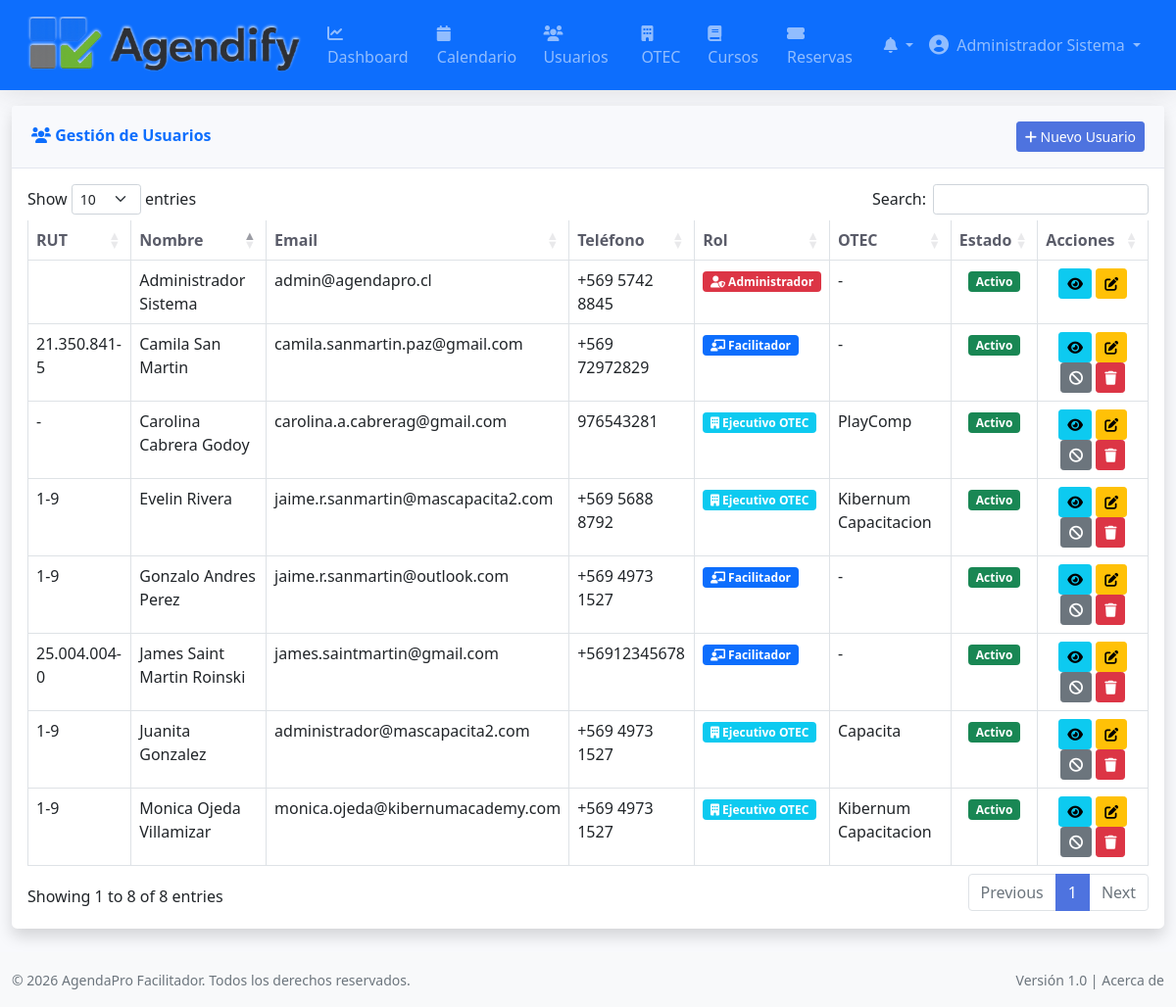
/users (signed in), run on the app's committed database.
### tables this page shows
CREATE TABLE `users` (
  `id` int UNSIGNED NOT NULL,
  `nombre` varchar(100) NOT NULL,
  `email` varchar(100) NOT NULL,
  `password` varchar(255) NOT NULL,
  `rol` enum('facilitador','ejecutivo','administrador') NOT NULL DEFAULT 'ejecutivo',
  `otec_id` int UNSIGNED DEFAULT NULL,
  `telefono` varchar(20) DEFAULT NULL,
  `avatar` varchar(255) DEFAULT NULL,
  `activo` tinyint(1) DEFAULT '1',
  `created_by` int DEFAULT NULL,
  `rut` varchar(15) DEFAULT NULL,
  `last_login` datetime DEFAULT NULL,
  `reset_token` varchar(255) DEFAULT NULL,
  `reset_expires` datetime DEFAULT NULL,
  `created_at` timestamp NULL DEFAULT CURRENT_TIMESTAMP,
  `updated_at` timestamp NULL DEFAULT CURRENT_TIMESTAMP ON UPDATE CURRENT_TIMESTAMP
);

CREATE TABLE `otec` (
  `id` int UNSIGNED NOT NULL,
  `nombre` varchar(150) NOT NULL,
  `rut` varchar(12) NOT NULL,
  `direccion` text,
  `contacto` varchar(100) DEFAULT NULL,
  `telefono` varchar(20) DEFAULT NULL,
  `email` varchar(100) NOT NULL,
  `activo` tinyint(1) DEFAULT '1',
  `imagen_otec` varchar(255) DEFAULT NULL,
  `created_by` int DEFAULT NULL,
  `created_at` timestamp NULL DEFAULT CURRENT_TIMESTAMP,
  `updated_at` timestamp NULL DEFAULT CURRENT_TIMESTAMP ON UPDATE CURRENT_TIMESTAMP
);

### controllers/UserController.php (called while the page is built, shortened)
<?php
require_once 'models/User.php';
class UserController extends Controller {
    public function index() {
        $userModel = new User();
        if (Auth::isAdministrador()) {
            $users = $userModel->getAllUsersAdmin();
        } elseif (Auth::isFacilitador()) {
            $users = $userModel->getEjecutivosByFacilitador($_SESSION['user_id']);
        } else {
            $this->redirect(BASE_URL . '/dashboard/ejecutivo?error=unauthorized');
            return;
        }
        $this->view('users/index', [
            'users' => $users,
            'title' => 'Gestión de Usuarios'
        ]);
    }
}
?>

### index.php (called while the page is built, shortened)
<?php
require_once __DIR__ . '/helpers/Session.php';
$router = new Router();
$router->add('auth/login', 'AuthController', 'login');
$router->add('auth/logout', 'AuthController', 'logout');
$router->add('auth/recover', 'AuthController', 'recover');
$router->add('auth/reset', 'AuthController', 'reset');
$router->add('auth/solicitar_registro', 'AuthController', 'solicitar_registro');
$router->add('auth/procesar_solicitud', 'AuthController', 'procesar_solicitud');
$router->add('dashboard', 'DashboardController', 'goToDashboard');
$router->add('dashboard/facilitador', 'DashboardController', 'facilitator');
$router->add('dashboard/ejecutivo', 'DashboardController', 'executive');
$router->add('dashboard/admin', 'DashboardController', 'admin');
$router->add('calendar', 'CalendarController', 'index');
$router->add('calendar/getEvents', 'CalendarController', 'getEvents');
$router->add('otec', 'OtecController', 'index');
$router->add('otec/create', 'OtecController', 'create');
$router->add('otec/edit', 'OtecController', 'edit');
$router->add('otec/details', 'OtecController', 'details');
$router->add('otec/delete', 'OtecController', 'delete');
$router->add('otec/toggleStatus', 'OtecController', 'toggleStatus');
$router->add('otec/verificarRut', 'OtecController', 'verificarRut');
$router->add('users', 'UserController', 'index');
$router->add('users/create', 'UserController', 'create');
$router->add('users/edit', 'UserController', 'edit');
$router->add('users/details', 'UserController', 'details');
$router->add('users/delete', 'UserController', 'delete');
$router->add('users/toggleStatus', 'UserController', 'toggleStatus');
$router->add('users/verificarEmail', 'UserController', 'verificarEmail');
$router->add('courses', 'CourseController', 'index');
$router->add('courses/create', 'CourseController', 'create');
$router->add('courses/edit', 'CourseController', 'edit');
$router->add('courses/details', 'CourseController', 'details');
$router->add('courses/delete', 'CourseController', 'delete');
$router->add('courses/toggleStatus', 'CourseController', 'toggleStatus');
$router->add('courses/public', 'CourseController', 'publicCatalog');
$router->add('bookings', 'BookingController', 'index');
$router->add('bookings/create', 'BookingController', 'create');
$router->add('bookings/edit', 'BookingController', 'edit');
$router->add('bookings/details', 'BookingController', 'details');
$router->add('bookings/delete', 'BookingController', 'delete');
$router->add('bookings/updateStatus', 'BookingController', 'updateStatus');
$router->add('bookings/registrarAsistencia', 'BookingController', 'registrarAsistencia');
$router->add('availability', 'AvailabilityController', 'index');
$router->add('availability/create', 'AvailabilityController', 'create');
$router->add('availability/edit', 'AvailabilityController', 'edit');
$router->add('availability/delete', 'AvailabilityController', 'delete');
$router->add('availability/weekly', 'AvailabilityController', 'weekly');
$router->add('reports', 'ReportController', 'dashboard');
$router->add('reports/dashboard', 'ReportController', 'dashboard');
$router->add('auth/profile', 'AuthController', 'profile');
$router->add('auth/change-password', 'AuthController', 'changePassword');
$router->add('api/courses', 'ApiController', 'courses');
$router->add('api/availability', 'ApiController', 'availability');
$router->add('api/create-booking', 'ApiController', 'createBooking');
$router->add('notifications', 'NotificationController', 'index');
$router->add('notifications/unread', 'NotificationController', 'unread');
$router->add('notifications/markRead', 'NotificationController', 'markRead');
$router->add('notifications/markAllRead', 'NotificationController', 'markAllRead');
$router->add('auth/solicitudes_pendientes', 'AuthController', 'solicitudes_pendientes');
$router->add('auth/aprobar_solicitud', 'AuthController', 'aprobar_solicitud');
$router->add('auth/rechazar_solicitud', 'AuthController', 'rechazar_solicitud');
$url = $_GET['url'] ?? 'auth/login';
$router->dispatch($url);
?>

### helpers/Session.php (called while the page is built, shortened)
<?php
class Session {
    public static function isAdministrador() {
        return isset($_SESSION['user_rol']) && $_SESSION['user_rol'] === 'administrador';
    }
}
?>

### core/Model.php (called while the page is built, shortened)
<?php
abstract class Model {
    public function __construct() {
        require_once __DIR__ . '/../config/database.php';
        $database = new Database();
        $this->db = $database->getConnection();
    }
}
?>

### config/database.php (called while the page is built, shortened)
<?php
class Database {
    private $host = 'localhost';
    private $db_name = 'mascapa2_agendapro_db';
    private $username = 'mascapa2_agenda';
    private $password = '@.JsmR_0613.#';
    public function getConnection() {
        $this->conn = null;
        try {
            $this->conn = new PDO(
                "mysql:host=" . $this->host . ";dbname=" . $this->db_name . ";charset=utf8mb4",
                $this->username,
                $this->password,
                array(
                    PDO::ATTR_ERRMODE => PDO::ERRMODE_EXCEPTION,
                    PDO::ATTR_DEFAULT_FETCH_MODE => PDO::FETCH_ASSOC,
                    PDO::MYSQL_ATTR_INIT_COMMAND => "SET NAMES utf8mb4 COLLATE utf8mb4_unicode_ci"
                )
            );
        } catch(PDOException $exception) {
            error_log("Error de conexion: " . $exception->getMessage());
            die("Error de conexion a la base de datos.");
        }
        return $this->conn;
    }
}
?>

### models/User.php (called while the page is built, shortened)
<?php
require_once 'core/Model.php';
class User extends Model {
    protected $table = 'users';
    public function getAllUsersAdmin() {
        $query = "SELECT u.*, o.nombre as otec_nombre
                  FROM " . $this->table . " u
                  LEFT JOIN otec o ON u.otec_id = o.id
                  ORDER BY u.nombre";
        $stmt = $this->db->prepare($query);
        $stmt->execute();
        return $stmt->fetchAll(PDO::FETCH_ASSOC);
    }
}
?>

### views/users/index.php (the view, shortened to what this page needs)
<?php require_once 'views/layouts/header.php'; ?>
<div class="container-fluid">
    <div class="row">
        <div class="col-12">
            <div class="card shadow mb-4">
                <div class="card-header py-3 d-flex justify-content-between align-items-center flex-wrap">
                    <h6 class="m-0 font-weight-bold text-primary">
                        <i class="fas fa-users"></i>
                        <?php echo Session::isAdministrador() ? 'Gestión de Usuarios' : 'Mis Ejecutivos'; ?>
                    </h6>
                    <a href="<?php echo BASE_URL; ?>/users/create" class="btn btn-primary btn-sm">
                        <i class="fas fa-plus"></i>
                        <?php echo Session::isAdministrador() ? 'Nuevo Usuario' : 'Asociar Ejecutivo'; ?>
                    </a>
                </div>
                <div class="card-body">
                    <?php if (empty($users)): ?>
                        <div class="text-center py-5">
                            <i class="fas fa-users fa-4x text-gray-300 mb-3"></i>
                            <p class="text-muted">
                                <?php echo Session::isAdministrador() ? 'No hay usuarios registrados.' : 'No tienes ejecutivos asociados.'; ?>
                            </p>
                            <a href="<?php echo BASE_URL; ?>/users/create" class="btn btn-primary btn-sm">
                                <i class="fas fa-plus"></i>
                                <?php echo Session::isAdministrador() ? 'Crear primer usuario' : 'Asociar ejecutivo'; ?>
                            </a>
                        </div>
                    <?php else: ?>
                        <div class="table-responsive">
                            <table class="table table-bordered table-hover" id="dataTable" width="100%" cellspacing="0">
                                <thead>
                                    <tr>
                                        <th>RUT</th>
                                        <th>Nombre</th>
                                        <th>Email</th>
                                        <th>Teléfono</th>
                                        <th>Rol</th>
                                        <th>OTEC</th>
                                        <th>Estado</th>
                                        <th>Acciones</th>
                                    </tr>
                                </thead>
                                <tbody>
                                    <?php foreach ($users as $user): ?>
                                        <tr>
                                            <td><?php echo htmlspecialchars($user['rut'] ?? '-'); ?></div>
                                          </div>
                                            <td><?php echo htmlspecialchars($user['nombre']); ?></div>
                                          </div>
                                            <td><?php echo htmlspecialchars($user['email']); ?></div>
                                          </div>
                                            <td><?php echo htmlspecialchars($user['telefono'] ?? '-'); ?></div>
                                            <td>
                                                <?php if ($user['rol'] == 'facilitador'): ?>
                                                    <span class="badge bg-primary"><i class="fas fa-chalkboard-teacher"></i> Facilitador</span>
                                                <?php elseif ($user['rol'] == 'ejecutivo'): ?>
                                                    <span class="badge bg-info"><i class="fas fa-building"></i> Ejecutivo OTEC</span>
                                                <?php elseif ($user['rol'] == 'administrador'): ?>
                                                    <span class="badge bg-danger"><i class="fas fa-user-shield"></i> Administrador</span>
                                                <?php else: ?>
                                                    <span class="badge bg-secondary"><?php echo ucfirst($user['rol']); ?></span>
                                                <?php endif; ?>
                                            <td><?php echo htmlspecialchars($user['otec_nombre'] ?? '-'); ?></div>
                                            <td class="text-center">
                                                <?php if ($user['activo'] == 1): ?>
                                                    <span class="badge bg-success">Activo</span>
                                                <?php else: ?>
                                                    <span class="badge bg-danger">Inactivo</span>
                                                <?php endif; ?>
                                            <td class="text-center">
                                                <a href="<?php echo BASE_URL; ?>/users/details/<?php echo $user['id']; ?>" class="btn btn-sm btn-info" title="Ver">
                                                    <i class="fas fa-eye"></i>
                                                </a>
                                                <?php if (Session::isAdministrador() || (Session::isFacilitador() && $user['rol'] == 'ejecutivo')): ?>
                                                    <a href="<?php echo BASE_URL; ?>/users/edit/<?php echo $user['id']; ?>" class="btn btn-sm btn-warning" title="Editar">
                                                        <i class="fas fa-edit"></i>
                                                    </a>
                                                <?php endif; ?>
                                                <?php if ($user['id'] != $_SESSION['user_id'] && (Session::isAdministrador() || (Session::isFacilitador() && $user['rol'] == 'ejecutivo'))): ?>
                                                    <button type="button" class="btn btn-sm <?php echo $user['activo'] == 1 ? 'btn-secondary' : 'btn-success'; ?>"
                                                            onclick="toggleStatus(<?php echo $user['id']; ?>, <?php echo $user['activo']; ?>)"
                                                            title="<?php echo $user['activo'] == 1 ? 'Desactivar' : 'Activar'; ?>">
                                                        <i class="fas <?php echo $user['activo'] == 1 ? 'fa-ban' : 'fa-check-circle'; ?>"></i>
                                                    </button>
                                                    <button type="button" class="btn btn-sm btn-danger" onclick="confirmDelete(<?php echo $user['id']; ?>)" title="Eliminar">
                                                        <i class="fas fa-trash"></i>
                                                    </button>
                                                <?php endif; ?>
                                    </tr>
                                    <?php endforeach; ?>
                    <?php endif; ?>
<?php require_once 'views/layouts/footer.php'; ?>

### assets/css/style.css (style rules this page uses)
body { background-color: #f8f9fc; font-family: 'Nunito', 'Segoe UI', sans-serif; }
.table-responsive { overflow-x: auto; }
.table th { border-top: none; font-weight: 600; color: #5a5c69; }
.btn-primary { background-color: #4e73df; border-color: #4e73df; }
body { font-family: -apple-system, BlinkMacSystemFont, "Segoe UI", Roboto, "Helvetica Neue", Arial, "Noto Color Emoji", "Apple Color Emoji", "Segoe UI Emoji", sans-serif; }

### views/layouts/header.php (style rules this page uses)
:root { --primary-color: #D4E6F1; --secondary-color: #858796; --success-color: #1cc88a; --info-color: #36b9cc; --warning-color: #f6c23e; --danger-color: #e74a3b; }
body { background-color: #f8f9fc; font-family: 'Nunito', 'Segoe UI', 'Roboto', sans-serif; }
.card { border: none; border-radius: 0.35rem; box-shadow: 0 0.15rem 1.75rem 0 rgba(58, 59, 69, 0.1); }
.card-header { background-color: #f8f9fc; border-bottom: 1px solid #e3e6f0; padding: 1rem 1.25rem; }
.font-weight-bold { font-weight: 700 !important; }
.btn-primary { background-color: #4e73df; border-color: #4e73df; }
.table th { border-top: none; font-weight: 600; color: #5a5c69; }

### data on the page
users: nombre "Administrador Sistema", email "admin@agendapro.cl", telefono "+569 5742 8845", rol "administrador" (drawn), otec_nombre "-", activo "Activo"
users: rut "21.350.841-5", nombre "Camila San Martin", email "camila.sanmartin.paz@gmail.com", telefono "+569 72972829", rol "facilitador" (drawn), otec_nombre "-", activo "Activo"
users: rut "-", nombre "Carolina Cabrera Godoy", email "carolina.a.cabrerag@gmail.com", telefono "976543281", rol "ejecutivo" (drawn), otec.nombre "PlayComp", activo "Activo"
users: rut "1-9", nombre "Evelin Rivera", email "jaime.r.sanmartin@mascapacita2.com", telefono "+569 5688 8792", rol "ejecutivo" (drawn), otec.nombre "Kibernum Capacitacion", activo "Activo"
users: rut "1-9", nombre "Gonzalo Andres Perez", email "jaime.r.sanmartin@outlook.com", telefono "+569 4973 1527", rol "facilitador" (drawn), otec_nombre "-", activo "Activo"
users: rut "25.004.004-0", nombre "James Saint Martin Roinski", email "james.saintmartin@gmail.com", telefono "+56912345678", rol "facilitador" (drawn), otec_nombre "-", activo "Activo"
users: rut "1-9", nombre "Juanita Gonzalez", email "administrador@mascapacita2.com", telefono "+569 4973 1527", rol "ejecutivo" (drawn), otec.nombre "Capacita", activo "Activo"
users: rut "1-9", nombre "Monica Ojeda Villamizar", email "monica.ojeda@kibernumacademy.com", telefono "+569 4973 1527", rol "ejecutivo" (drawn), otec.nombre "Kibernum Capacitacion", activo "Activo"

### other printed values
$_SESSION['user']['nombre'] "Administrador Sistema"
